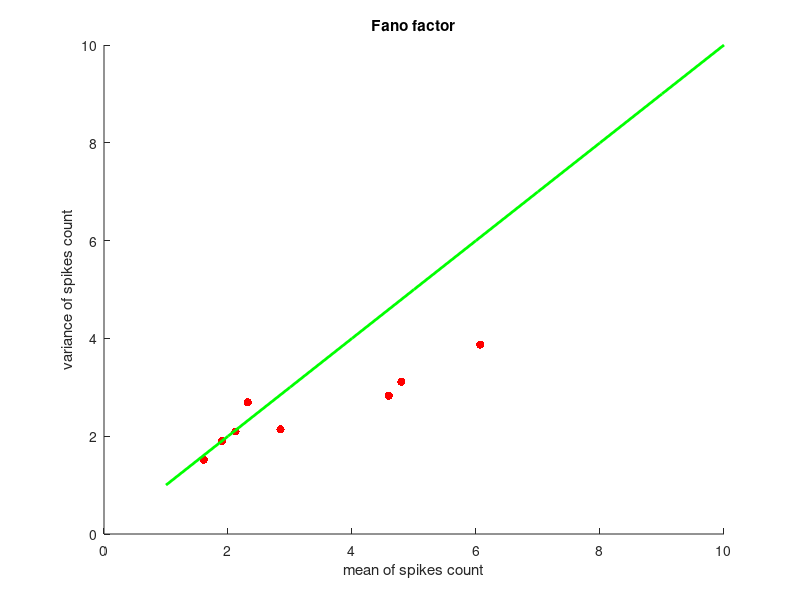

The MATLAB script that drew this image:
% EE239AS.2, Spring 2017
% hw3_4_e

% Cong Peng, 904760493

load('ps3_data.mat')
mean_spike = [];
var_spike = [];
for i = 1:8
    count_spikes = [];
    for n = 1:182
        T = find(trial(n,i).spikes);
        count_spikes(n) = length(T) ;
    end
    mean_spike(i) = mean(count_spikes);
    var_spike(i) = var(count_spikes);
end

scatter(mean_spike, var_spike, 'r', 'filled');
hold on;
plot([1:10],[1:10], 'g', 'Linewidth', 2);
title('Fano factor');
xlim([0 10]);
ylim([0 10]);
xlabel('mean of spikes count');
ylabel('variance of spikes count');
